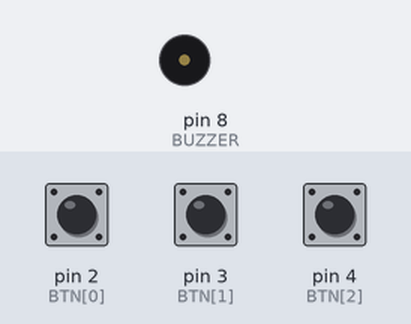
The sketch below on a simulated Arduino Uno, built with avr-gcc and run on an emulated ATmega328P. On the bench: buzzer (waves = sounding). The test bench sets the inputs (shaded band); at power-on: pin 2 (BTN[0]) HIGH, pin 3 (BTN[1]) HIGH, pin 4 (BTN[2]) HIGH.

Above: at 1.2 s.
1.3 s: pin 2 (BTN[0]) pulled LOW for 0.15 s
At 1.38 s:
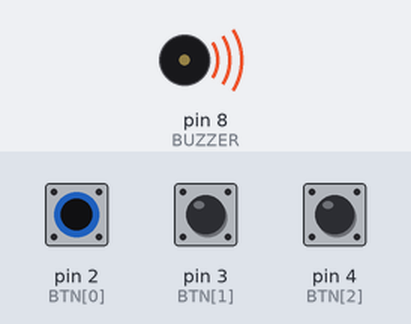
2.9 s: pin 2 (BTN[0]) pulled LOW for 3.2 s
At 7.2 s:
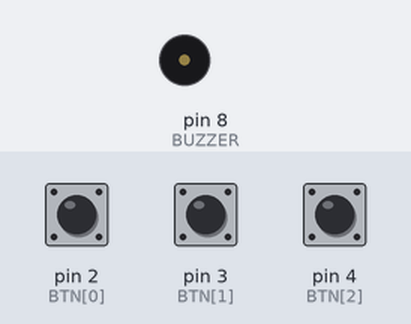
7.6 s: pin 3 (BTN[1]) pulled LOW for 3.2 s
At 8.4 s:
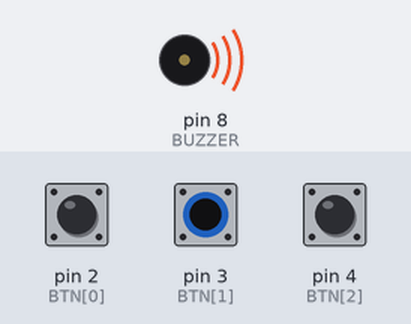
Timing chart, 0 to 12.3 s (numbered marks = the images above; inputs shaded):
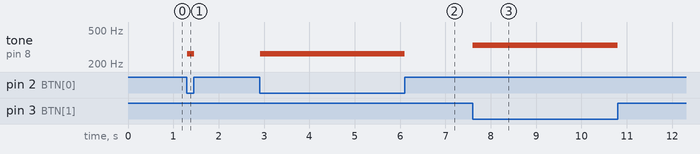

Measured:
- after the input at 1.3 s, tone on pin 8 (BUZZER): silent → 262 Hz at once, → silent 0.15 s later
- after the input at 2.9 s, tone on pin 8 (BUZZER): silent → 262 Hz at once, → silent 3.2 s later
- after the input at 7.6 s, tone on pin 8 (BUZZER): silent → 330 Hz at once, → silent 3.2 s later

The sketch:

Projeto_013_Mini_Piano_com_3_Botoes.ino
```cpp
// Projeto 013 - Mini Piano com 3 Botões
// Arduino Uno | Arduino Neon Lab

const byte BTN[]={2,3,4};
const int NOTAS[]={262,330,392};
const byte BUZZER=8;
void setup(){ for(byte i=0;i<3;i++) pinMode(BTN[i],INPUT_PULLUP); }
void loop(){
  bool tocando=false;
  for(byte i=0;i<3;i++) if(digitalRead(BTN[i])==LOW){
    tone(BUZZER,NOTAS[i]); tocando=true; break;
  }
  if(!tocando) noTone(BUZZER);
  delay(15);
}
```
